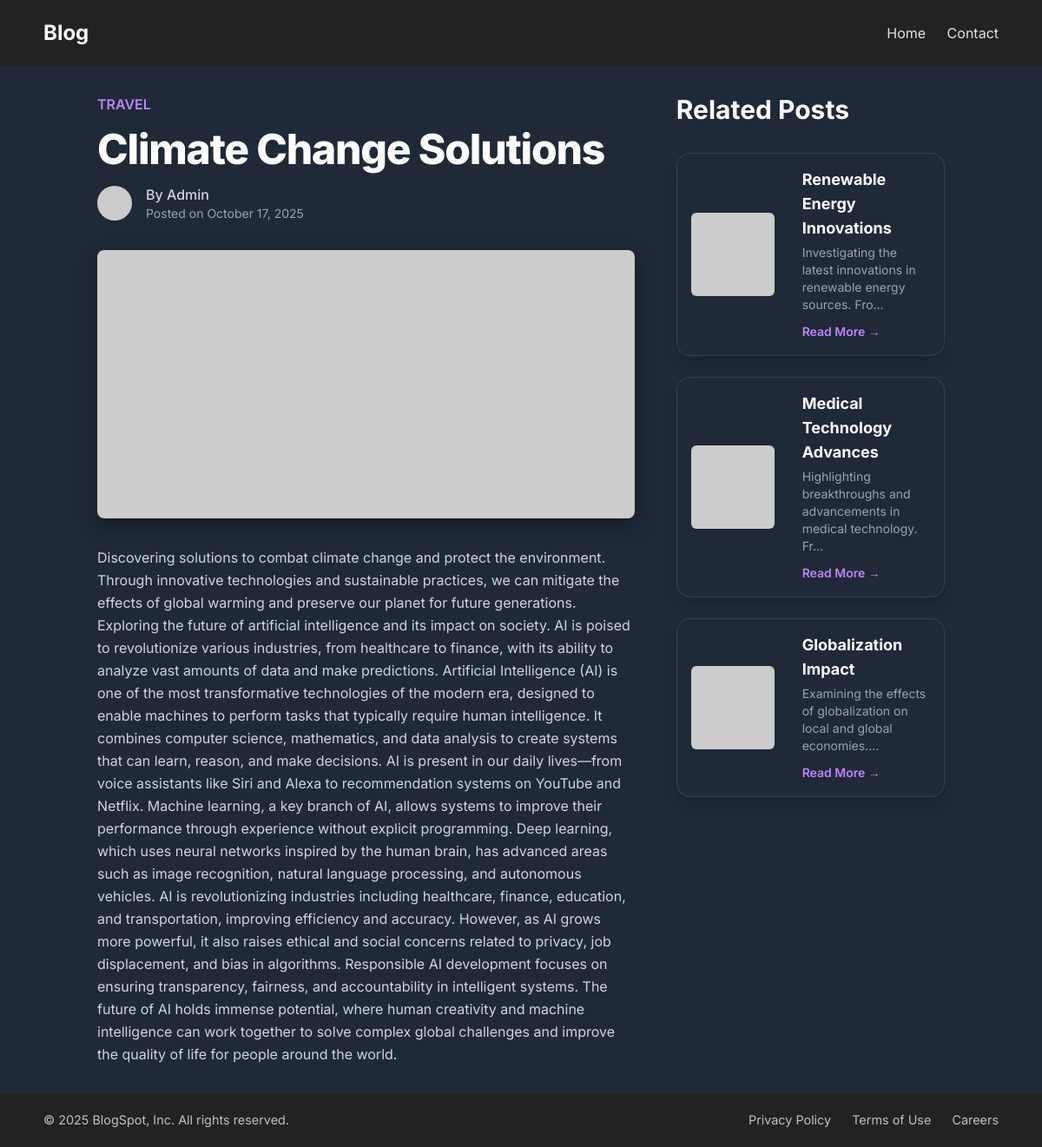
The app's page /post/climate-change-solutions with its own data.
### blog/models.py (models this page shows, shortened)
class Post(models.Model):
    id = models.AutoField(primary_key=True)
    title = models.CharField(max_length=200)
    content = models.TextField()
    category = models.ForeignKey(Category, on_delete=models.CASCADE)
    img_url = models.URLField(blank=True, null=True, default='https://placehold.co/600x400/1F2937/FFFFFF?text=Image')
    author_avatar_url = models.URLField(blank=True, null=True)
    date_posted = models.DateTimeField(auto_now_add=True)
    slug = models.SlugField(unique=True)

class Category(models.Model):
    id = models.AutoField(primary_key=True)
    name = models.CharField(max_length=100)

### blog/views.py (the view)
# urls.py: path("post/<slug:slug>", views.post_detail, name="detail" ), #This path direct to the detail.html
def post_detail(request, slug):
    try:
        post = Post.objects.get(slug=slug)
        related_posts = Post.objects.filter(category=post.category).exclude(pk=post.pk)[:3]
    except Post.DoesNotExist:
        raise Http404("Post does not exist")
    return render(request, 'detail.html', {'post': post, 'related_posts': related_posts})

### blog/Templates/detail.html (shortened to what this page needs)
{% extends 'base.html' %}
{% block content %}
<script src="https://cdn.tailwindcss.com"></script>
<main class="container mx-auto px-6 py-8 flex-grow">
    <div class="flex flex-col lg:flex-row lg:gap-12">
        <article class="w-full lg:w-2/3">
            <header class="mb-8">
                {% if post.category %}
                    <p class="text-purple-400 font-semibold">{{post.category.name |upper }}</p>
                {% endif %}
                <h1 class="text-4xl md:text-5xl font-extrabold text-white tracking-tight my-4">
                    {{ post.title }}
                </h1>
                <div class="flex items-center text-gray-400">
                    <img class="w-10 h-10 rounded-full mr-4"
                         src="{{ post.author_avatar_url|default:'https://placehold.co/100x100/1F2937/FFFFFF?text=A' }}"
                         alt="{{ post.author|default:'Author' }}">
                    <div>
                        <p class="font-medium text-gray-300">By {{ post.author|default:"Admin" }}</p>
                        <p class="text-sm">Posted on {{ post.date_posted|date:"F j, Y" }}</p>
                    </div>
                </div>
            </header>
            {% if post.img_url %}
            <div class="detail-hero mb-8">
                <img class="w-full h-auto max-h-[600px] object-cover" src="{{ post.img_url }}" alt="{{ post.title }}">
            </div>
            {% endif %}
            <div class="prose prose-lg max-w-none text-gray-300 leading-relaxed">
                {{ post.content|safe }}
            </div>
        </article>
        <aside class="w-full lg:w-1/3 mt-12 lg:mt-0">
            <div class="sticky top-8">
                <h2 class="text-3xl font-bold text-white mb-8 text-left">Related Posts</h2>
                <div class="flex flex-col gap-6">
                        {% if related_posts %}
                            {% for related in related_posts %}
                                <div class="post-card h-auto w-auto bg-gray-900 rounded-lg overflow-hidden shadow-lg flex items-center">
                                    <img class="related-img w-32 h-32 object-cover flex-shrink-0 mx-4 my-4"
                                        src="{{ related.img_url|default:'https://placehold.co/400x400/1F2937/FFFFFF?text=No+Image' }}"
                                        alt="{{ related.title }}">
                                    <div class="p-4">
                                        <h3 class="text-lg font-bold text-white mb-1">{{ related.title|truncatechars:50 }}</h3>
                                        <p class="text-gray-400 text-sm mb-2">{{ related.content|truncatechars:70 }}</p>
                                        <a href="{% url 'blog:detail' slug=related.slug %}" class="text-purple-400 hover:text-purple-300 font-semibold text-sm">
                                            Read More &rarr;
                                        </a>
                                    </div>
                                </div>
                            {% endfor %}
                        {% else %}
                            <p class="text-gray-400">No related posts found.</p>
                        {% endif %}
                </div>
            </div>
        </aside>
    </div>
</main>
{% endblock %}

### blog/Templates/blog/includes/header.html (style rules this page uses)
body { background-color: #1F2937; font-family: 'Inter', Arial, sans-serif; color: #ffffff; margin: 0; padding: 0; min-height: 100vh; display: flex; flex-direction: column; }

### blog/Templates/detail.html (style rules this page uses)
body { font-family: 'Inter', sans-serif; }
.post-card { background-color: #1f2937; transition: transform 0.3s ease, box-shadow 0.3s ease, border-color 0.3s ease; border: 1px solid rgba(255, 255, 255, 0.1); border-radius: 1rem; overflow: hidden; }
.prose { color: #D1D5DB; }
.detail-hero { border-radius: 0.5rem; overflow: hidden; box-shadow: 0 8px 20px rgba(0,0,0,0.35); }
.related-img { width: 96px; height: 96px; object-fit: cover; border-radius: 0.375rem; }

### records on screen
Post: category.name "TRAVEL", title "Climate Change Solutions", date_posted "October 17, 2025", content "Discovering solutions to combat climate change and protect the environment. Through innovative technologies and sustainable practices, we can mitigate the effects of global warming and preserve our planet for future generations. Exploring the future of artificial intelligence and its impact on society. AI is poised to revolutionize various industries, from healthcare to finance, with its ability to analyze vast amounts of data and make predictions. Artificial Intelligence (AI) is one of the most transformative technologies of the modern era, designed to enable machines to perform tasks that typically require human intelligence. It combines computer science, mathematics, and data analysis to…"
Post: title "Renewable Energy Innovations", content "Investigating the latest innovations in renewable energy sources. Fro…"
Post: title "Medical Technology Advances", content "Highlighting breakthroughs and advancements in medical technology. Fr…"
Post: title "Globalization Impact", content "Examining the effects of globalization on local and global economies.…"

### other values on screen
{{ post.author|default:"Admin" }} "Admin"
